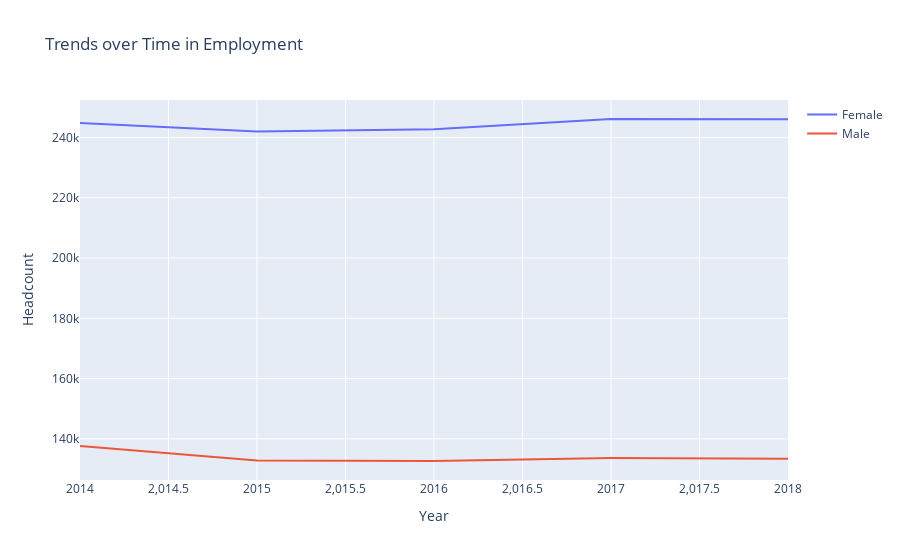

Here is the notebook cell this chart was saved with:
### Code cell
# 1. Trends over time in male and female employment, including any notable changes

yearly = df.groupby(['Year', 'Gender'])['Headcount'].sum().reset_index()
fig = go.Figure()

for gender in ['Female', 'Male']:
    df_gender = yearly[yearly['Gender'] == gender]
    fig.add_trace(go.Scatter(x=df_gender['Year'], y=df_gender['Headcount'], mode='lines', name=gender))

fig.update_layout(title='Trends over Time in Employment', xaxis_title='Year', yaxis_title='Headcount')
fig.show()

### Figure 1 — Plotly figure (JSON) as saved in the notebook; plotly's stock layout.template omitted (floating-point values rounded to 4 significant figures)
{"data": [{"mode": "lines", "name": "Female", "type": "scatter", "x": [2014, 2015, 2016, 2017, 2018], "y": [244776, 241981, 242753, 246129, 246049]}, {"mode": "lines", "name": "Male", "type": "scatter", "x": [2014, 2015, 2016, 2017, 2018], "y": [137609, 132806, 132654, 133668, 133411]}], "layout": {"title": {"text": "Trends over Time in Employment"}, "xaxis": {"title": {"text": "Year"}}, "yaxis": {"title": {"text": "Headcount"}}}}
